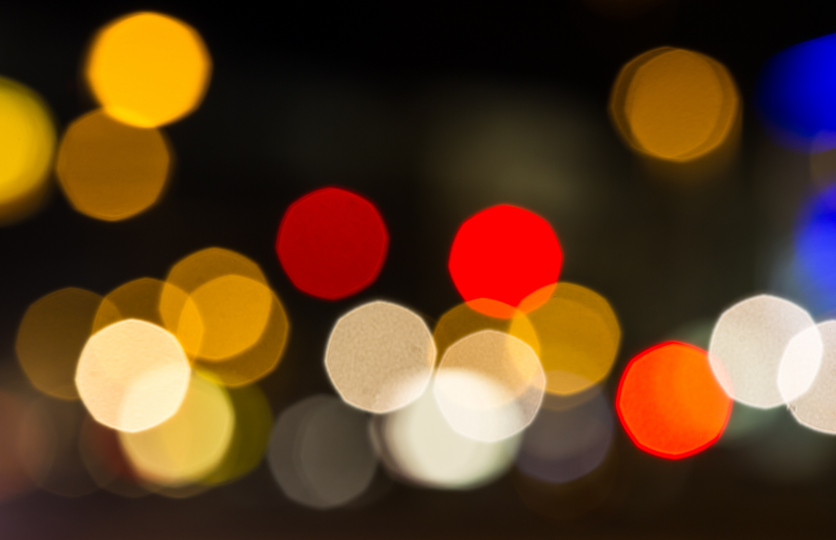
#> input picture Bilder/Beispiel.jpg, 1671 x 1080 px (shown at 1/2 size)
$ jupyter execute Pixel_Power_final.ipynb   (shell and % lines are left out)
#> lines starting #> are read from the running program, lines starting #| are printed output that depends on the picture; after the words box and inside, x2 and y2 are one past the last pixel; in counts of white or black regions, pixels touching at a corner belong together
# **Vorbereitung**

[cell 1]
# Import der Python Pakete

import os
import cv2
from PIL import Image
import numpy as np
import matplotlib.pyplot as plt

# **1. Teil: Ein paar Basics**

### Ein Bild besteht gewöhnlich aus 3 Ebenen:  <font color='red'>Rot</font> - <font color='green'>Grün</font> - <font color='blue'>Blau</font>

### Man kann Farben am Computer wiedergeben, indem man angibt, wie viel <font color='red'>rot</font>, <font color='green'>grün</font> und <font color='blue'>blau</font> sie enthalten sollen.

### Der Python Code sieht so aus:
### BILD = Image.new('RGB',(Breite,Höhe),(R,B,G))

### Die Werte der einzelnen Farben müssen zwischen 0 und 255 liegen.

[cell 2]
## Rot, Grün und Blau sind einfach zu erzeugen -> Rot
farbe_rot = Image.new('RGB',(200,200),(255,0,0))
display(farbe_rot)

[cell 3]
# Rot, Grün und Blau sind einfach zu erzeugen -> Grün
farbe_grün = Image.new('RGB',(200,200),(0,255,0))
display(farbe_grün)

[cell 4]
# Rot, Grün und Blau sind einfach zu erzeugen -> Blau
farbe_blau = Image.new('RGB',(200,200),(0,0,255))
display(farbe_blau)

[cell 5]
# Beispiel für andere Farben
print("Schwarz:")
farbe_schwarz = Image.new('RGB',(200,200),(0,0,0)) # keine Farben
#> farbe_schwarz: PIL image 200x200 RGB; every value is 0
display(farbe_schwarz)

print("Weiß:")
farbe_weiß = Image.new('RGB',(200,200),(255,255,255)) # alle Farben
#> farbe_weiß: PIL image 200x200 RGB; every value is 255
display(farbe_weiß)

print("Lila:")
farbe_lila = Image.new('RGB',(200,200),(255,0,255)) # Rot und Blau
display(farbe_lila)

print("Grün:")
farbe_grün = Image.new('RGB',(200,200),(109,209,0)) # Grün mit Rot
display(farbe_grün)

[cell 6]
# Probiere aus, wie welche Farben gemischt werden können.
farb_experiment = Image.new('RGB',(200,200),(0,105,10))
display(farb_experiment)

#
#
#

#
#
#

# **2. Teil: Pixel in echten Bildern**

[cell 7]
# Auswahl und Anzeigen des Bilds (Quelle: https://www.fotocommunity.de/photo/lichtpunkte-kmikka/33475018)
beispiel_1 = Image.open('Bilder/Beispiel.jpg')
#> beispiel_1 is the input picture: PIL image 1671x1080 RGB; mean R, G, B 93.5, 62.9, 34.9
display(beispiel_1)

[cell 8]
# Aufsplittung des Bildes in die 3 Ebenen
M = np.asarray(beispiel_1)

plt.figure(figsize=(13, 9))

plt.subplot(221)
plt.imshow(M[:, :, :], vmin=0, vmax=255)
plt.title("Original")

plt.subplot(222)
plt.imshow(M[:, :, 0], cmap='Reds', vmin=0, vmax=255)
plt.title("Roter Farbkanal")

plt.subplot(223)
plt.imshow(M[:, :, 1], cmap='Greens', vmin=0, vmax=255)
plt.title("Grüner Farbkanal")

plt.subplot(224)
plt.imshow(M[:, :, 2], cmap='Blues', vmin=0, vmax=255)
plt.title("Blauer Farbkanal")

plt.show()

[cell 9]
# Bild anzeigen (Quelle: https://stock.adobe.com/de/search?k=papagai&asset_id=114525884)

papagaien = Image.open('Bilder/papagai.jpg')
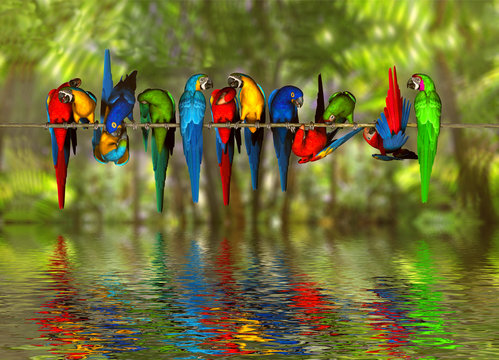
#> input picture Bilder/papagai.jpg, 499 x 360 px
#> papagaien is the input picture: PIL image 499x360 RGB; mean R, G, B 112.1, 113.8, 53.3

original_papagaien = np.asarray(papagaien)

plt.figure(figsize=(13,8))

plt.subplot(111)
plt.imshow(original_papagaien[:, :, :], vmin=0, vmax=255)
plt.title("Original Papagai Bild")

plt.show()

[cell 10]
# Bild anzeigen

plt.figure(figsize=(13,9))

plt.subplot(2,2,1)
plt.imshow(original_papagaien[:, :, :], vmin=0, vmax=255)
plt.title("Original")

plt.subplot(222)
plt.imshow(original_papagaien[:, :, 0], cmap="Reds", vmin=0, vmax=255)
plt.title("Roter Farbkanal")

plt.subplot(223)
plt.imshow(original_papagaien[:, :, 1],cmap="Greens", vmin=0, vmax=255)
plt.title("Grüner Farbkanal")

plt.subplot(224)
plt.imshow(original_papagaien[:, :, 2],cmap="Blues", vmin=0, vmax=255)
plt.title("Blauer Farbkanal")

plt.show()
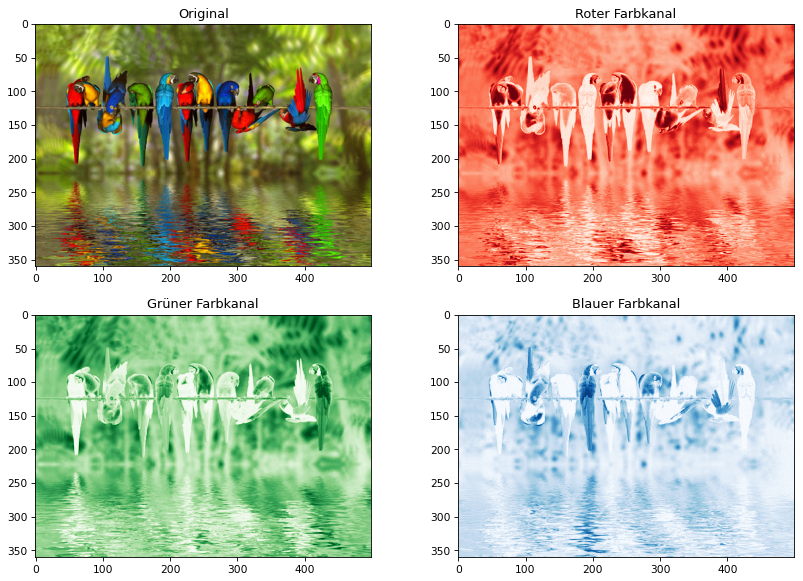
#> figure drawn by matplotlib, 4 panels

[cell 11]
# Man kann auch für einzelne Pixel anschauen, welche Farbe sie haben
Pixel = (120,60)

pixel_farbe = original_papagaien[Pixel]
#> pixel_farbe = [230, 16, 5]

print("Pixel", Pixel, "hat den RGB Farbzusammensetzung", pixel_farbe)
#| Pixel (120, 60) hat den RGB Farbzusammensetzung [230  16   5]

display(Image.new('RGB',(200,200), tuple(pixel_farbe)))

[cell 12]
# Man kann Farben durch andere austauschen
# Wähle aus, welche Farbe du austauschen möchtest anhand eines Pixels

pixel_farbe = [230,16,5] # [R,G,B]  # SCHREIBE HIER DEINE RGB Farbe rein
Abweichung = 50 # DEFINIERE HIER, WIE ÄHNLICH PIXEL SEIN MÜSSEN. UM AUCH VERÄNDERT ZU WERDEN
# 0 = nur die definierte Farbe vs. 765 wenn alle Pixel verändert werden sollen

# Führe den Code aus und schaue dir das Ergebnis an
Reihen, Spalten, Farbkanäle = original_papagaien.shape
#> Reihen = 360; Spalten = 499; Farbkanäle = 3
veränderte_papagaien = original_papagaien.copy()

delta = 0
for i in range(0,Reihen):
    for j in range(0,Spalten):
        delta = np.asarray(original_papagaien[i,j]) - np.asarray(pixel_farbe)
        if np.sum(abs(delta)) < Abweichung:
            veränderte_papagaien[i,j] = [255,255,255]; # RGB
        else:  veränderte_papagaien[i,j] = original_papagaien[i,j]
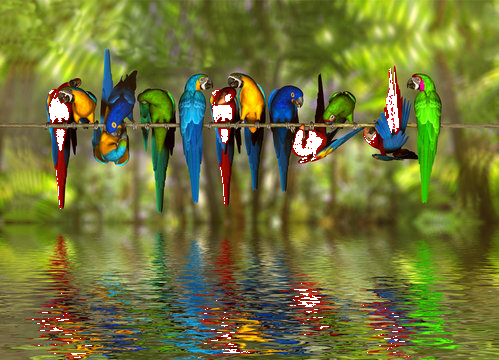
#> veränderte_papagaien: shape (360, 499, 3); 1.33% of pixels changed, all inside (x1, y1, x2, y2) = (32, 68, 409, 358)

plt.figure(figsize=(13, 6))

plt.subplot(121)
plt.imshow(original_papagaien[:, :, :], vmin=0, vmax=255)
plt.title("Original Papagaien")

plt.subplot(122)
plt.title("Veränderte Papagaien")
plt.imshow(veränderte_papagaien[:, :, :], vmin=0, vmax=255)
plt.show()

print("Wir haben die RGB Farbe", pixel_farbe, "durch weiß ersetzt.")

[cell 13]
# Guck dir die Pixel an, die nicht verändert wurden. Was denkst du, was ist der Auslöser?
pixel_farbe = original_papagaien[170,60]
#> pixel_farbe = [154, 9, 4]
print(pixel_farbe)
#| [154   9   4]
display(Image.new('RGB',(200,200), tuple(pixel_farbe)))

#
#
#

#
#
#

# **3.Teil: Bild Filter**

# Ab jetzt verändern wir das ganze Bild auf einmal!

[cell 14]
Katharina = Image.open('Bilder/Katharina.jpeg')
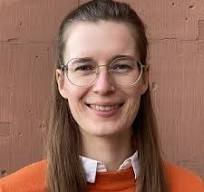
#> input picture Bilder/Katharina.jpeg, 204 x 192 px
#> Katharina is the input picture: PIL image 204x192 RGB; mean R, G, B 146.4, 103.7, 87.7
original_bild = np.asarray(Katharina)
display(Katharina)

[cell 15]
# Man kann farbige Bilder auch in graue Bilder umwandeln (Formal: Graues Bild = 0.299 ∙ Rot + 0.587 ∙ Grün + 0.114 ∙ Blau )

graue_bild = 0.299 * original_bild[:,:,0] + 0.587 * original_bild[:,:,1] + 0.114 * original_bild[:,:,2]
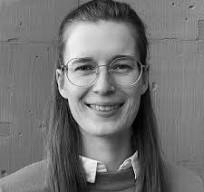
#> graue_bild: shape (192, 204) float64; min 0.897, max 248.1, mean 114.7

# Ergebnis anzeigen lassen
plt.figure(figsize=(13, 6))

plt.subplot(121)
plt.imshow(original_bild, vmin=0, vmax=255)
plt.title("Original Bild")

plt.subplot(122)
plt.imshow(graue_bild, cmap="gray", vmin=0, vmax=255)
plt.title("Graues Bild")
plt.show()

[cell 16]
graue_papagaien = 0.299 * original_papagaien[:,:,0] + 0.587 * original_papagaien[:,:,1] + 0.114 * original_papagaien[:,:,2]
# Definiere den Filter
box_blur = np.array([[1, 1, 1],
                     [1, 1, 1],
                     [1, 1, 1]]) * 1/9

# Wende den Filter auf das Bild an
verschwommene_papagaien = graue_papagaien.copy()
verschwommene_papagaien = cv2.filter2D(verschwommene_papagaien, -1, box_blur)

# Schaue dir die Ergebnisse an
plt.figure(figsize=(13, 6))

plt.subplot(121)
plt.imshow(graue_papagaien, cmap="gray", vmin=0, vmax=255)
plt.title("Original Papagaien")

plt.subplot(122)
plt.imshow(verschwommene_papagaien, cmap="gray", vmin=0, vmax=255)
plt.title("Papagaien mit Box Blur Filter")
plt.show()

[cell 17]
# Die Unterschiede zwischen den 2 Bildern kann man auch graphisch sehen

plt.plot(graue_papagaien[100,:], color = 'b', label="graue Papagaien")
plt.plot(verschwommene_papagaien[100,:], color = 'r', label="verschwommene Papagaien")

plt.legend()

plt.show()
#> figure, not shown here; curve peaks at x = 251, y = 220.1; curve peaks at x = 252, y = 217.7

[cell 18]
# Definiere den Filter
sharpening = np.array([[0, -1, 0],
                     [-1, 5, -1],
                     [0, -1, 0]])

# Wende den Filter auf das Bild an
geschärfte_papagaien = graue_papagaien.copy()
geschärfte_papagaien = cv2.filter2D(geschärfte_papagaien, -1, sharpening)
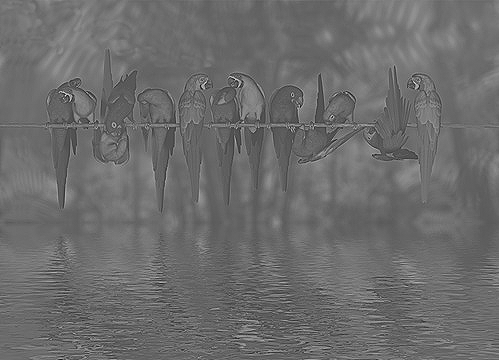
#> geschärfte_papagaien: shape (360, 499) float64; min -328.7, max 691.3, mean 106.4; drawn with min black and max white

# Schaue dir die Ergebnisse an
plt.figure(figsize=(13, 6))

plt.subplot(121)
plt.imshow(graue_papagaien, cmap="gray", vmin=0, vmax=255)
plt.title("Original Papagaien")

plt.subplot(122)
plt.imshow(geschärfte_papagaien, cmap="gray", vmin=0, vmax=255)
plt.title("Papagien mit Sharpening Filter")

[cell 19]
# Die Unterschiede zwischen den 2 Bildern kann man auch graphisch sehen
plt.plot(geschärfte_papagaien[100,:], color = 'r', label="nachgeschärfte Papagaien")
plt.plot(graue_papagaien[100,:], color = 'b', label="graue Papagaien")
plt.legend()
plt.show()
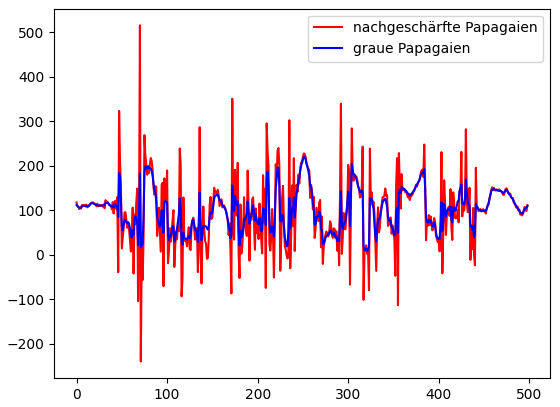
#> figure drawn by matplotlib, 1 panel; curve peaks at x = 70, y = 515.9; curve peaks at x = 251, y = 220.1

[cell 20]
# Definiere den Filter
Kanten_filter = np.array([[0, 1, 0],
                     [1, -4, 1],
                     [0, 1, 0]])

# Wende den Filter auf das Bild an
umrisse_papagaien = graue_papagaien.copy()
umrisse_papagaien = cv2.filter2D(umrisse_papagaien, -1, Kanten_filter)
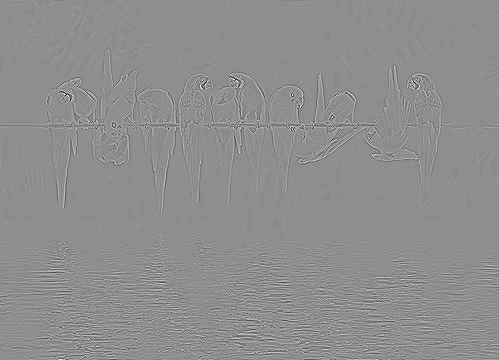
#> umrisse_papagaien: shape (360, 499) float64; min -462.4, max 364.1, mean 0; drawn with min black and max white

# Schaue dir die Ergebnisse an
plt.figure(figsize=(13, 6))

plt.subplot(121)
plt.imshow(graue_papagaien, cmap="gray", vmin=0, vmax=255)
plt.title("Original Papagaien")

plt.subplot(122)
plt.imshow(umrisse_papagaien, cmap="gray", vmin=0, vmax=255)
plt.title("Papagaien mit Kanten Filter (Laplacian)")
plt.show()

[cell 21]
# Erkunde verschiedene Filter. Du darfst alle Zahlen verändern.
# Die einzige Regel ist, dass das Summe aller Filterwerte 1 ergeben muss.

mein_filter = np.array([[0, 0, 0],
                     [0, 1, 0],
                     [0, 0, 0]])

# Wende den Filter auf das Bild an
meine_papagaien = graue_papagaien.copy()
meine_papagaien = cv2.filter2D(meine_papagaien, -1, mein_filter)

# Schaue dir die Ergebnisse an
plt.figure(figsize=(13, 6))

plt.subplot(121)
plt.imshow(graue_papagaien, cmap="gray", vmin=0, vmax=255)
plt.title("Original Papagaien")

plt.subplot(122)
plt.imshow(meine_papagaien, cmap="gray", vmin=0, vmax=255)
plt.title("Papagaien mit meinem Filter")
plt.show()

#
#
#

#
#
#

# **4. Teil: Bild Pyramiden**

[cell 22]
# Vorbereitung

def pyr(BILD):
    BILD = np.asarray(BILD)
    lower = BILD.copy()
    Reihen, Spalten, Farbkanäle = BILD.shape

    # Gauß-Pyramiden erstellen
    gaussian_pyr = [lower]
    for i in range(6):
       lower = cv2.pyrDown(lower)
       gaussian_pyr.append(lower)

    laplace_pyr = [gaussian_pyr[5]]
    for i in range(5,0,-1):
        size = (gaussian_pyr[i - 1].shape[1], gaussian_pyr[i - 1].shape[0])
        GE = cv2.pyrUp(gaussian_pyr[i], dstsize=size)
        L = cv2.subtract(gaussian_pyr[i-1],GE)
        laplace_pyr.append(L)
    return laplace_pyr

def nebeneinander(PYR1, PYR2):
    LS = []
    for la,lb in zip(PYR1,PYR2):
        rows,cols,dpt = la.shape
        ls = np.hstack((la[:,0:cols//2], lb[:,cols//2:]))
        LS.append(ls)

    BILD = LS[0]
    for i in range(1,6):
        size = (LS[i].shape[1], LS[i].shape[0])
        BILD = cv2.pyrUp(BILD,dstsize=size)
        BILD = cv2.add(BILD, LS[i])
    return BILD


def übereinander(PYR1, PYR2):
    LS = []
    Level = 0
    for la,lb in zip(PYR1,PYR2):
        rows,cols,dpt = la.shape
        if Level < 5:
            LS.append(la)
        else:
            ls = np.hstack((la[:,0:cols//2], lb[:,cols//2:]))
            LS.append(lb)
        Level += 1

    # now build a
    BILD = LS[0]
    print(type(LS[0]))
    for i in range(1,6):
        size = (LS[i].shape[1], LS[i].shape[0])
        BILD = cv2.pyrUp(BILD,dstsize=size)
        BILD = cv2.add(BILD, LS[i])
    return BILD

[cell 23]
# Lade 2 Bilder die genau gleich groß sind.

Katharina = np.asarray(Image.open("Bilder/Katharina.jpeg"))
Katze = Image.open("Bilder/neue_Katze.jpg")
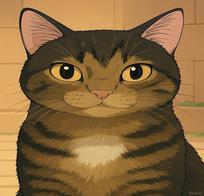
#> input picture Bilder/neue_Katze.jpg, 204 x 196 px
#> Katze is the input picture: PIL image 204x196 RGB; mean R, G, B 134.9, 102.2, 60.9
Katze = np.asarray(Katze.crop((0, 0, 204, 192)))
#> Katze: shape (192, 204, 3)
print(Katharina.shape, Katze.shape)
#| (192, 204, 3) (192, 204, 3)
# Bereite die Bilder vor
Katharina_pyr = pyr(Katharina)
#> after the loop in pyr, `for i in range(6):`: gaussian_pyr = 7 items
#> after the loop in pyr, `for i in range(5,0,-1):`: laplace_pyr = 6 items
#> Katharina_pyr = 6 items
Katze_pyr = pyr(Katze)
#> Katze_pyr = 6 items

# Kombiniere die Bilder
Katharina_Katze = nebeneinander(Katharina_pyr,Katze_pyr)
#> the loop in nebeneinander, `for la,lb in zip(PYR1,PYR2):` made 6 passes
#> (rows, cols) on passes 1 to 6: (6, 7), (12, 13), (24, 26), (48, 51), (96, 102), (192, 204)
#> the loop in nebeneinander, `for i in range(1,6):` made 5 passes
#> pass 2, in nebeneinander, `BILD = cv2.add(BILD, LS[i])`:
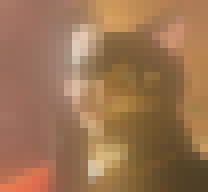
#> BILD: shape (24, 26, 3) (shown 8 times larger); mean of channels 0, 1, 2 155.6, 115.5, 82.3; drawn as R, G, B


# Zeige das Ergebnis an
plt.plot()
plt.imshow(Katharina_Katze, vmin=0, vmax=255)
plt.title("Katharina Katze")

[cell 24]
# Oder übereinander
Katharina_Katze2 = übereinander(Katharina_pyr,Katze_pyr)
#> the loop in übereinander, `for la,lb in zip(PYR1,PYR2):` made 6 passes
#> after the loop in übereinander, `for la,lb in zip(PYR1,PYR2):`: Level = 6
#| <class 'numpy.ndarray'>
